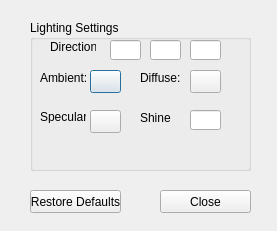
<?xml version="1.0" encoding="UTF-8"?>
<ui version="4.0">
 <class>DlgLighting</class>
 <widget class="QDialog" name="DlgLighting">
  <property name="geometry">
   <rect>
    <x>0</x>
    <y>0</y>
    <width>277</width>
    <height>231</height>
   </rect>
  </property>
  <property name="windowTitle">
   <string>Lighting Settings</string>
  </property>
  <widget class="QGroupBox" name="groupBoxLighting">
   <property name="geometry">
    <rect>
     <x>30</x>
     <y>20</y>
     <width>221</width>
     <height>151</height>
    </rect>
   </property>
   <property name="title">
    <string>Lighting Settings</string>
   </property>
   <widget class="QLineEdit" name="editLightDirX">
    <property name="geometry">
     <rect>
      <x>80</x>
      <y>20</y>
      <width>31</width>
      <height>20</height>
     </rect>
    </property>
   </widget>
   <widget class="QLineEdit" name="editLightDirY">
    <property name="geometry">
     <rect>
      <x>120</x>
      <y>20</y>
      <width>31</width>
      <height>20</height>
     </rect>
    </property>
   </widget>
   <widget class="QLineEdit" name="editLightDirZ">
    <property name="geometry">
     <rect>
      <x>160</x>
      <y>20</y>
      <width>31</width>
      <height>20</height>
     </rect>
    </property>
   </widget>
   <widget class="QLabel" name="labelLightDir">
    <property name="geometry">
     <rect>
      <x>20</x>
      <y>20</y>
      <width>46</width>
      <height>13</height>
     </rect>
    </property>
    <property name="text">
     <string>Direction:</string>
    </property>
   </widget>
   <widget class="QLabel" name="labelLightAmb">
    <property name="geometry">
     <rect>
      <x>10</x>
      <y>50</y>
      <width>51</width>
      <height>16</height>
     </rect>
    </property>
    <property name="text">
     <string>Ambient:</string>
    </property>
   </widget>
   <widget class="QLabel" name="labelLightDif">
    <property name="geometry">
     <rect>
      <x>110</x>
      <y>50</y>
      <width>41</width>
      <height>16</height>
     </rect>
    </property>
    <property name="text">
     <string>Diffuse:</string>
    </property>
   </widget>
   <widget class="QLabel" name="labelLightSpe">
    <property name="geometry">
     <rect>
      <x>10</x>
      <y>90</y>
      <width>46</width>
      <height>13</height>
     </rect>
    </property>
    <property name="text">
     <string>Specular:</string>
    </property>
   </widget>
   <widget class="QLabel" name="labelLightShine">
    <property name="geometry">
     <rect>
      <x>110</x>
      <y>90</y>
      <width>31</width>
      <height>16</height>
     </rect>
    </property>
    <property name="text">
     <string>Shine:</string>
    </property>
   </widget>
   <widget class="QLineEdit" name="editLightShine">
    <property name="geometry">
     <rect>
      <x>160</x>
      <y>90</y>
      <width>31</width>
      <height>20</height>
     </rect>
    </property>
   </widget>
   <widget class="QPushButton" name="btnLightAmb">
    <property name="geometry">
     <rect>
      <x>60</x>
      <y>50</y>
      <width>31</width>
      <height>23</height>
     </rect>
    </property>
    <property name="text">
     <string/>
    </property>
   </widget>
   <widget class="QPushButton" name="btnLightDif">
    <property name="geometry">
     <rect>
      <x>160</x>
      <y>50</y>
      <width>31</width>
      <height>23</height>
     </rect>
    </property>
    <property name="text">
     <string/>
    </property>
   </widget>
   <widget class="QPushButton" name="btnLightSpe">
    <property name="geometry">
     <rect>
      <x>60</x>
      <y>90</y>
      <width>31</width>
      <height>23</height>
     </rect>
    </property>
    <property name="text">
     <string/>
    </property>
   </widget>
  </widget>
  <widget class="QPushButton" name="btnClose">
   <property name="geometry">
    <rect>
     <x>160</x>
     <y>190</y>
     <width>91</width>
     <height>23</height>
    </rect>
   </property>
   <property name="text">
    <string>Close</string>
   </property>
  </widget>
  <widget class="QPushButton" name="btnLightDefaults">
   <property name="geometry">
    <rect>
     <x>30</x>
     <y>190</y>
     <width>91</width>
     <height>23</height>
    </rect>
   </property>
   <property name="text">
    <string>Restore Defaults</string>
   </property>
  </widget>
 </widget>
 <resources/>
 <connections/>
</ui>
